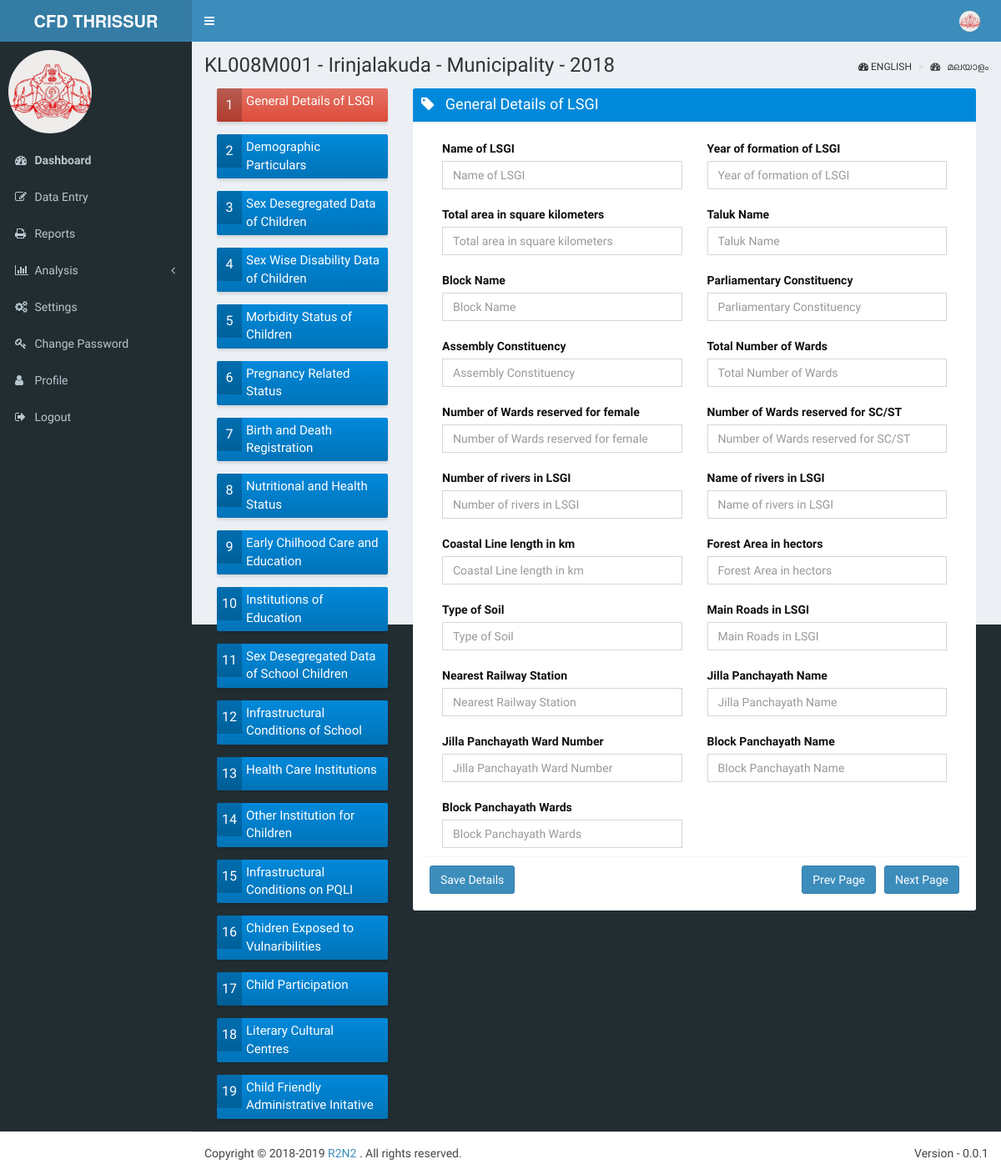
The page /data/data/ on the database its author committed.
### lsgd/models.py (models this page shows)
class Lsgd(models.Model):
    lsgd_code = models.CharField(max_length = 15, unique = True, primary_key = True)
    lsgd_name = models.CharField(max_length = 100, unique = True)
    lsgd_type = models.CharField(max_length = 15)
    lsgd_district = models.ForeignKey('District', on_delete = models.SET_NULL, null=True)
    lsgd_taluk = models.ForeignKey('Taluk', on_delete = models.SET_NULL, null = True)
    lsgd_block = models.ForeignKey('Block', on_delete = models.SET_NULL, null = True)
    lsgd_assembly = models.ForeignKey('Assembly', on_delete = models.SET_NULL, null = True)
    lsgd_parliament = models.ForeignKey('Parliament', on_delete = models.SET_NULL, null = True)

### qbnk/models.py (models this page shows)
class QuestionHeader(models.Model):
    header_code = models.CharField(max_length = 10, unique = True, primary_key = True)
    header_text = models.CharField(max_length = 100, unique = True)
    header_text_m = models.CharField(max_length = 100)
    header_remarks = models.CharField(max_length = 200, blank = True)

class QuestionBank(models.Model):
    question_code = models.CharField(max_length = 10, unique = True, primary_key = True)
    question_text = models.CharField(max_length = 500)
    question_text_m = models.CharField(max_length = 500)
    question_type = models.CharField(max_length = 10)
    question_options = models.CharField(max_length = 200, blank=True)

### data/views.py (the view, shortened to what this page needs)
# urls.py: url(r'data/$', views.data_page),
def data_page(request):
    current_header = 1
    lsgd_code = 'KL008M001'
    data_entry_year = 2018
    current_user = request.user
    questions =  QuestionBank.objects.filter(question_code__startswith = "Q001").values().order_by('question_code')
    headers = QuestionHeader.objects.all().values()
    lsgd_selected = Lsgd.objects.filter(lsgd_code = lsgd_code)
    current_header_text = headers[current_header-1].get('header_text')
    return render(request, 'data/data.html', {'headers': headers, 'current_header': current_header, 'current_header_text': current_header_text, \
                            'questions': questions, 'lsgd_selected': lsgd_selected, 'data_entry_year': data_entry_year, \
                            'current_user': current_user})

### data/templates/data/data.html (shortened to what this page needs)
{% extends 'r2n2/base.html' %}
{% block userinfo %}
          <li class="dropdown user user-menu">
            <a href="#" class="dropdown-toggle" data-toggle="dropdown">
              <img src="/static/dist/img/user2-160x160.jpg" class="user-image" alt="User Image">
            </a>
          </li>
{% endblock %}
{% block content_header %}
	<section class="content-header">
	<h1>
		{{ lsgd_selected.0.lsgd_code }} -
        {{ lsgd_selected.0.lsgd_name }} -
        {{ lsgd_selected.0.lsgd_type }} -
		{{ data_entry_year }}
    </h1>
	<ol class="breadcrumb">
        <li><i class="fa fa-dashboard"></i> ENGLISH</li>
        <li><a href="#"><i class="fa fa-dashboard"></i> മലയാളം </a></li>
     </ol>
    </section>
{% endblock %}
{% block content %}
<section class="content">
<section class="col-lg-3 col-md-3">
{% for h in headers %}
<div class="row">
        <div class="col-md-12 col-sm-6 col-xs-12">
		<form  method="post">
		{% if forloop.counter == current_header %}
          <a href="javascript:;" onclick="parentNode.submit();"> <div class="info-box bg-red-gradient">
		{% else %}
          <a href="javascript:;" onclick="parentNode.submit();"> <div class="info-box bg-blue-gradient">
		{% endif %}
            <span class="info-box-icon">{{ forloop.counter }}</span>
            <div class="info-box-content">
              <span class="info-box-number">{{ h.header_text}} </span>
            </div>
          </div>
        </div></a>
</div>
{% endfor %}
</section>
<section class="col-lg-9 col-md-9">
          <div class="box box-solid bg-blue-gradient">
            <div class="box-header with-border">
              <h3 class="box-title"><i class="fa fa-tag"></i> &nbsp; {{ current_header_text }}</h3>
			</div>
			<div class="box-footer text-black">
			<form  method="post">
            <div class="box-body">
			{% for q in questions %}
			{% if forloop.counter0|divisibleby:2 %}
			<section class="col-lg-6 col-md-6">
				<label for="{{q.question_text}}"> {{ q.question_text }} </label>
				<input id="{{ forloop.counter }}" name="f{{ forloop.counter }}" type="text" class="form-control" placeholder="{{ q.question_text }}">
			</section>
			{% else %}
			<section class="col-lg-6 col-md-6">
                 <label for="{{q.question_text}}">{{ q.question_text }}</label>
				  <input id="{{ forloop.counter }}" name="f{{ forloop.counter }}" type="text" class="form-control" placeholder="{{ q.question_text }}">
			</section>
			{% endif %}
			{% endfor %}
			</div>
			  <div class="box-footer">
                <button type="submit" name="save_details" value="save_Detials" class="btn btn-primary">Save Details</button>
                <button type="submit" name="next_page" value="next_page" class="btn btn-primary pull-right">Next Page </button>
			    <button type="submit" name="prev_page" value="prev_page" style='margin-right:10px' class="btn btn-primary pull-right">Prev Page </button>
              </div>
		    </div>
          </div>
		  </div>
{% endblock %}

### r2n2/templates/r2n2/base.html (shortened to what this page needs)
<!DOCTYPE html>
<html>
<head>
  <link rel="stylesheet" href="/static/bootstrap/css/bootstrap.min.css">
  <link rel="stylesheet" href="https://cdnjs.cloudflare.com/ajax/libs/font-awesome/4.5.0/css/font-awesome.min.css">
  <link rel="stylesheet" href="https://cdnjs.cloudflare.com/ajax/libs/ionicons/2.0.1/css/ionicons.min.css">
  <link rel="stylesheet" href="/static/plugins/datatables/dataTables.bootstrap.css">
  <link rel="stylesheet" href="/static/dist/css/AdminLTE.min.css">
  <link rel="stylesheet" href="/static/dist/css/skins/_all-skins.min.css">
</head>
<body class="hold-transition skin-blue sidebar-mini">
<div class="wrapper">
  <header class="main-header">
    <a href="index2.html" class="logo">
      <span class="logo-lg"><b>CFD THRISSUR</b></span>
    </a>
    <nav class="navbar navbar-static-top">
      <a href="#" class="sidebar-toggle" data-toggle="offcanvas" role="button">
      </a>
      <div class="navbar-custom-menu">
        <ul class="nav navbar-nav">
    		  {% block userinfo%}
          {% endblock %}
        </ul>
      </div>
    </nav>
  </header>
  <aside class="main-sidebar">
    <section class="sidebar">
      <div class="user-panel" align="center" >
         <div class="pull-left">
          <img src="/static/dist/img/user2-160x160.jpg" class="img-circle" alt="User Image" width="100" height="100">
        </div>
      </div>
      <ul class="sidebar-menu">
       <li class="treeview">
          <a href="/login/home/">
            <i class="fa fa-dashboard"></i> <span><b>Dashboard</b></span>
          </a>
       </li>
       <li class="treeview">
          <a href="/data/gdls/">
            <i class="fa fa-edit"></i> <span>Data Entry</span>
          </a>
        </li>
        <li class="treeview">
          <a href="/rpts/view/">
            <i class="fa fa-print"></i> <span>Reports</span>
          </a>
        </li>
        <li class="treeview">
          <a href="/analyse/menu/">
            <i class="fa fa-bar-chart"></i> <span>Analysis</span>
            <span class="pull-right-container">
              <i class="fa fa-angle-left pull-right"></i>
            </span>
          </a>
        </li>
        <li class="treeview">
          <a href="/login/lang/">
            <i class="fa fa-cogs"></i> <span>Settings</span>
          </a>
        </li>
        <li class="treeview">
          <a href="/login/password/">
            <i class="fa fa-key"></i> <span>Change Password</span>
          </a>
        </li>
        <li class="treeview">
          <a href="/login/home/">
            <i class="fa fa-user"></i> <span>Profile</span>
          </a>
        </li>
		<li class="treeview">
          <a href="/login/logout/">
            <i class="fa fa-sign-out"></i> <span>Logout</span>
          </a>
        </li>
      </ul>
    </section>
  </aside>
  <div class="content-wrapper">
	{% block content_header %}
   {% endblock %}
	{% block content %}
    {% endblock %}
  </div>
  <footer class="main-footer">
    <div class="pull-right hidden-xs">
      Version -  0.0.1
    </div>
   Copyright &copy;  2018-2019 <a href="http://ccf.gectcr.ac.in"> R2N2 </a>. All rights
    reserved.
  </footer>
</body>
</html>

### rows shown on the page
Lsgd: lsgd_code "KL008M001", lsgd_name "Irinjalakuda", lsgd_type "Municipality"
QuestionHeader: header_text "General Details of LSGI"
QuestionHeader: header_text "Demographic Particulars"
QuestionHeader: header_text "Sex Desegregated Data of Children"
QuestionHeader: header_text "Sex Wise Disability Data of Children"
QuestionHeader: header_text "Morbidity Status of Children"
QuestionHeader: header_text "Pregnancy Related Status"
QuestionHeader: header_text "Birth and Death Registration"
QuestionHeader: header_text "Nutritional and Health Status"
QuestionHeader: header_text "Early Chilhood Care and Education"
QuestionHeader: header_text "Institutions of Education"
QuestionHeader: header_text "Sex Desegregated Data of School Children"
QuestionHeader: header_text "Infrastructural Conditions of School"
QuestionHeader: header_text "Health Care Institutions"
QuestionHeader: header_text "Other Institution for Children"
QuestionHeader: header_text "Infrastructural Conditions on PQLI"
QuestionHeader: header_text "Chidren Exposed to Vulnaribilities"
QuestionHeader: header_text "Child Participation"
QuestionHeader: header_text "Literary Cultural Centres"
QuestionHeader: header_text "Child Friendly Administrative Initative"
QuestionBank: question_text "Name of LSGI", f1 "Name of LSGI"
QuestionBank: question_text "Year of formation of LSGI"
QuestionBank: question_text "Total area in square kilometers"
QuestionBank: question_text "Taluk Name"
QuestionBank: question_text "Block Name"
QuestionBank: question_text "Parliamentary Constituency"
QuestionBank: question_text "Assembly Constituency"
QuestionBank: question_text "Total Number of Wards"
QuestionBank: question_text "Number of Wards reserved for female"
QuestionBank: question_text "Number of Wards reserved for SC/ST"
QuestionBank: question_text "Number of rivers in LSGI"
QuestionBank: question_text "Name of rivers in LSGI"
QuestionBank: question_text "Coastal Line length in km"
QuestionBank: question_text "Forest Area in hectors"
QuestionBank: question_text "Type of Soil"
QuestionBank: question_text "Main Roads in LSGI"
QuestionBank: question_text "Nearest Railway Station"
QuestionBank: question_text "Jilla Panchayath Name"
QuestionBank: question_text "Jilla Panchayath Ward Number"
QuestionBank: question_text "Block Panchayath Name"
QuestionBank: question_text "Block Panchayath Wards"

### other values the page prints
{{ data_entry_year }} "2018"
